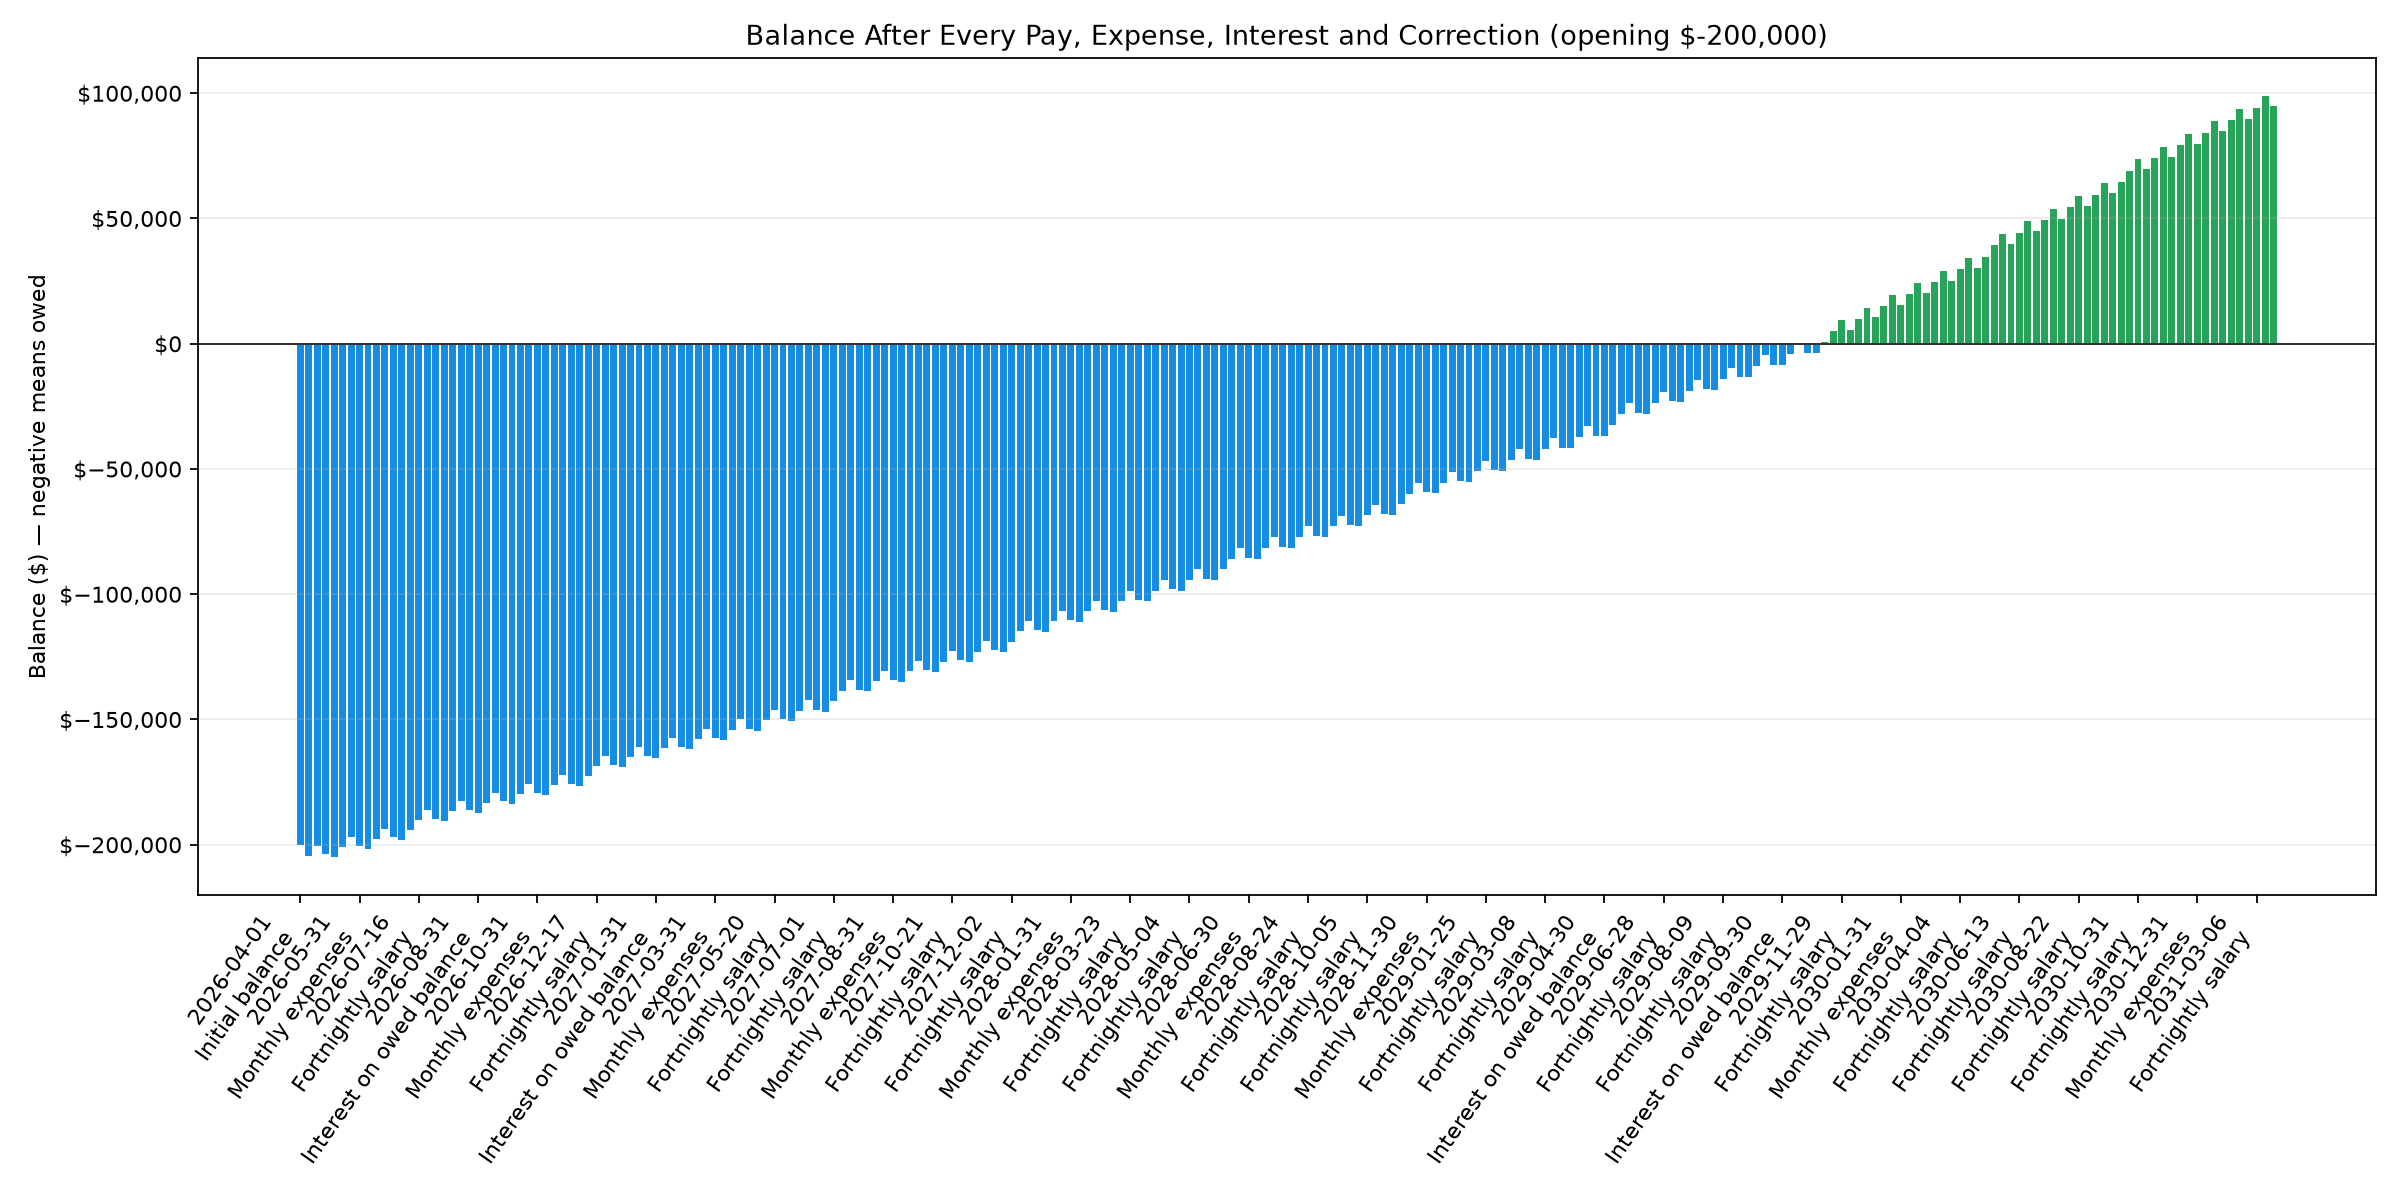

The Python source for this figure:
"""Project an owed balance using fortnightly salary and monthly expenses.

The script prints and graphs every pay, expense and interest transaction, saves
all events to CSV, and creates a PNG bar chart. Negative balances mean money is owed.

Install the chart dependency once with:
    python -m pip install matplotlib
"""

from __future__ import annotations

import calendar
import csv
from dataclasses import dataclass
from datetime import date, timedelta
from pathlib import Path


@dataclass(frozen=True)
class Settings:
    start_date: date
    years: int
    opening_balance: float
    fortnightly_salary: float
    first_pay_date: date
    salary_yearly_increase: float
    monthly_expenses: float
    expenses_yearly_increase: float
    annual_interest: float


@dataclass(frozen=True)
class Correction:
    date: date
    description: str
    amount: float


# ---------------------------------------------------------------------------
# EDIT YOUR VALUES HERE
# Percentages are written as normal percentages: 3 means 3%, and 6.5 means 6.5%.
# ---------------------------------------------------------------------------
SETTINGS = Settings(
    start_date=date(2026, 4, 1),
    years=5,
    opening_balance=-202_000,
    fortnightly_salary=4_018,
    first_pay_date=date(2026, 4, 23),
    salary_yearly_increase=3 / 100,
    monthly_expenses=3_550,
    expenses_yearly_increase=3 / 100,
    annual_interest=6.51 / 100,
)

# Add as many one-off corrections as needed. A positive amount adds money and a
# negative amount removes money. Remove the leading # to activate an example.
CORRECTIONS: list[Correction] = [
    Correction(date(2026, 4, 15), "Opening balance correction", -4_350),
    # Correction(date(2027, 8, 10), "Unexpected repair", -2_500),
]

CSV_OUTPUT = Path("monthly_projection.csv")
CHART_OUTPUT = Path("income_expense_graph.png")


def full_years_since(start: date, current: date) -> int:
    """Return completed anniversaries, including leap-year-safe handling."""
    years = current.year - start.year
    anniversary = (start.month, start.day)
    if (current.month, current.day) < anniversary:
        years -= 1
    return max(0, years)


def next_month(day: date) -> date:
    return date(day.year + (day.month == 12), 1 if day.month == 12 else day.month + 1, 1)


def project(
    settings: Settings, custom_corrections: list[Correction] | None = None
) -> list[dict[str, object]]:
    end_date = date(settings.start_date.year + settings.years, settings.start_date.month, 1)
    month_start = settings.start_date.replace(day=1)
    pay_date = settings.first_pay_date
    corrections = sorted(
        CORRECTIONS if custom_corrections is None else custom_corrections,
        key=lambda correction: correction.date,
    )
    correction_index = 0
    balance = settings.opening_balance
    rows: list[dict[str, object]] = [
        {
            "date": settings.start_date.isoformat(),
            "event": "Initial balance",
            "income": 0.0,
            "expense": 0.0,
            "interest": 0.0,
            "change": 0.0,
            "balance": balance,
        }
    ]

    # Skip pay dates before the projection starts.
    while pay_date < settings.start_date:
        pay_date += timedelta(days=14)
    while correction_index < len(corrections) and corrections[correction_index].date < settings.start_date:
        correction_index += 1

    while month_start < end_date:
        month_end = date(
            month_start.year,
            month_start.month,
            calendar.monthrange(month_start.year, month_start.month)[1],
        )

        transactions: list[tuple[date, int, str, float]] = []
        while pay_date <= month_end:
            if pay_date >= settings.start_date:
                salary_year = full_years_since(settings.start_date, pay_date)
                salary = settings.fortnightly_salary * (
                    1 + settings.salary_yearly_increase
                ) ** salary_year
                transactions.append((pay_date, 0, "Fortnightly salary", salary))
            pay_date += timedelta(days=14)

        while correction_index < len(corrections) and corrections[correction_index].date <= month_end:
            correction = corrections[correction_index]
            transactions.append(
                (correction.date, 1, f"Correction: {correction.description}", correction.amount)
            )
            correction_index += 1

        expense_date = date(month_start.year, month_start.month, 28)
        if expense_date >= settings.start_date:
            expense_year = full_years_since(settings.start_date, expense_date)
            expenses = settings.monthly_expenses * (
                1 + settings.expenses_yearly_increase
            ) ** expense_year
            transactions.append((expense_date, 2, "Monthly expenses", -expenses))

        for transaction_date, _order, event, amount in sorted(transactions):
            balance += amount
            rows.append(
                {
                    "date": transaction_date.isoformat(),
                    "event": event,
                    "income": amount if amount > 0 else 0.0,
                    "expense": -amount if amount < 0 else 0.0,
                    "interest": 0.0,
                    "change": amount,
                    "balance": balance,
                }
            )

        # Interest is charged only while the balance is below zero (money owed).
        interest = (-balance) * settings.annual_interest / 12 if balance < 0 else 0.0
        if interest > 0:
            balance -= interest
            rows.append(
                {
                    "date": month_end.isoformat(),
                    "event": "Interest on owed balance",
                    "income": 0.0,
                    "expense": 0.0,
                    "interest": interest,
                    "change": -interest,
                    "balance": balance,
                }
            )
        month_start = next_month(month_start)

    return rows


def write_csv(rows: list[dict[str, object]], output: Path) -> None:
    with output.open("w", newline="", encoding="utf-8") as file:
        writer = csv.DictWriter(file, fieldnames=rows[0].keys())
        writer.writeheader()
        for row in rows:
            formatted = dict(row)
            for column in ("income", "expense", "interest", "change", "balance"):
                formatted[column] = f"{float(row[column]):.2f}"
            writer.writerow(formatted)


def make_chart(rows: list[dict[str, object]], opening_balance: float, output: Path) -> None:
    try:
        import matplotlib.pyplot as plt
        from matplotlib.ticker import StrMethodFormatter
    except ImportError as exc:
        raise SystemExit("Matplotlib is required. Run: python -m pip install matplotlib") from exc

    labels = [f"{row['date']}\n{row['event']}" for row in rows]
    balances = [float(row["balance"]) for row in rows]
    colours = ["#168de2" if value < 0 else "#27a35a" for value in balances]

    fig, ax = plt.subplots(figsize=(15, 7.5))
    ax.bar(range(len(rows)), balances, color=colours, width=0.82)
    ax.axhline(0, color="#333333", linewidth=0.9)
    ax.set_title(
        f"Balance After Every Pay, Expense, Interest and Correction (opening ${opening_balance:,.0f})"
    )
    ax.set_ylabel("Balance ($) — negative means owed")
    ax.yaxis.set_major_formatter(StrMethodFormatter("${x:,.0f}"))

    # Keep long projections readable by showing at most about 30 x-axis labels.
    label_step = max(1, len(rows) // 30)
    ticks = list(range(0, len(rows), label_step))
    ax.set_xticks(ticks, [labels[index] for index in ticks], rotation=55, ha="right")
    ax.grid(axis="y", alpha=0.25)
    fig.tight_layout()
    fig.savefig(output, dpi=160)
    plt.show()


def print_events(rows: list[dict[str, object]]) -> None:
    print(
        f"{'Date':<10}  {'Event':<25} {'Income':>12} {'Expense':>12} "
        f"{'Interest':>12} {'Change':>12} {'Balance':>14}"
    )
    print("-" * 106)
    for row in rows:
        print(
            f"{row['date']:<10}  {row['event']:<25} "
            f"{row['income']:>12,.2f} {row['expense']:>12,.2f} "
            f"{row['interest']:>12,.2f} {row['change']:>12,.2f} "
            f"{row['balance']:>14,.2f}"
        )


def main() -> None:
    rows = project(SETTINGS)
    print_events(rows)
    write_csv(rows, CSV_OUTPUT)
    print(f"\nSaved monthly data to: {CSV_OUTPUT.resolve()}")
    make_chart(rows, SETTINGS.opening_balance, CHART_OUTPUT)
    print(f"Saved chart to: {CHART_OUTPUT.resolve()}")


if __name__ == "__main__":
    main()
